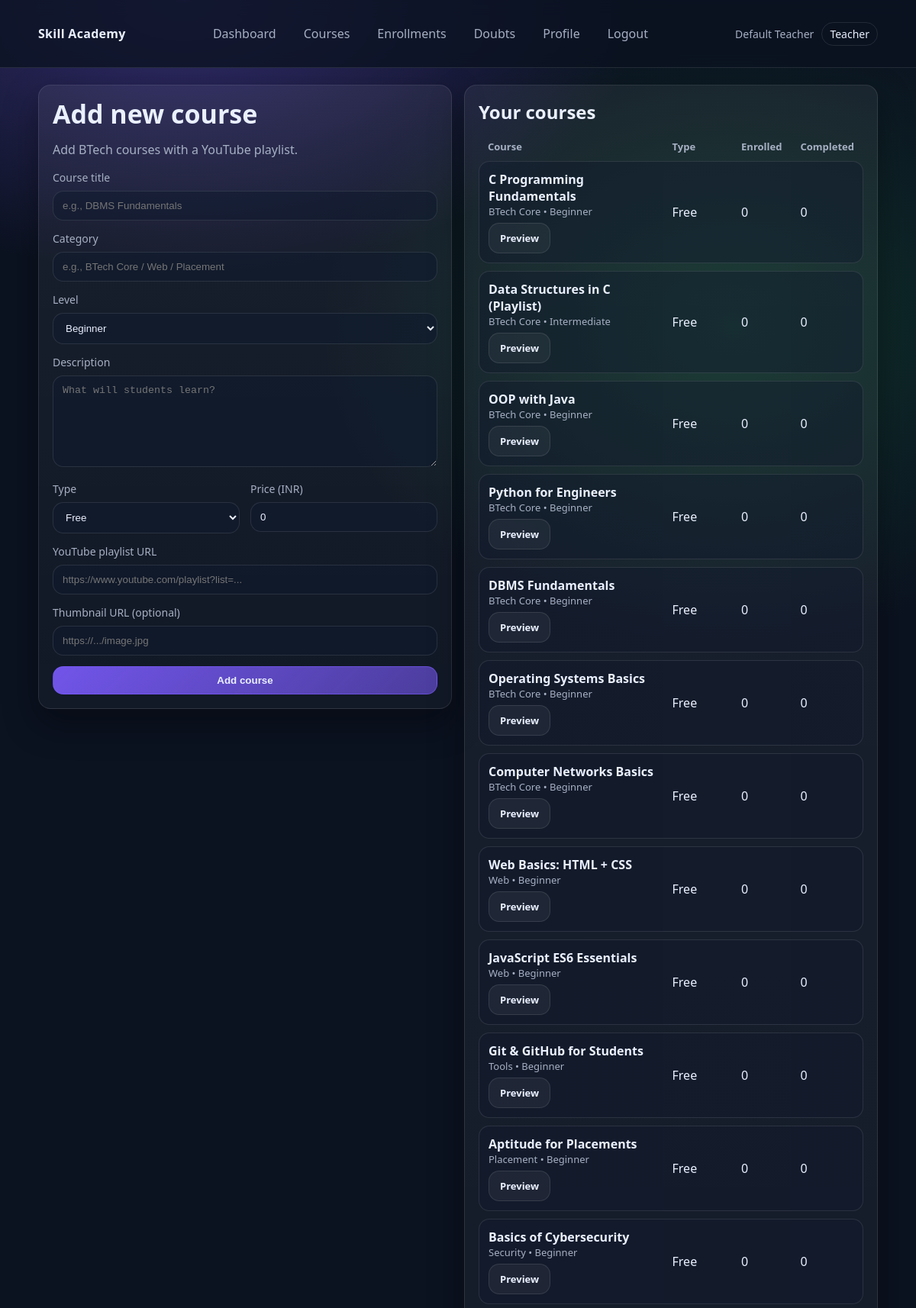
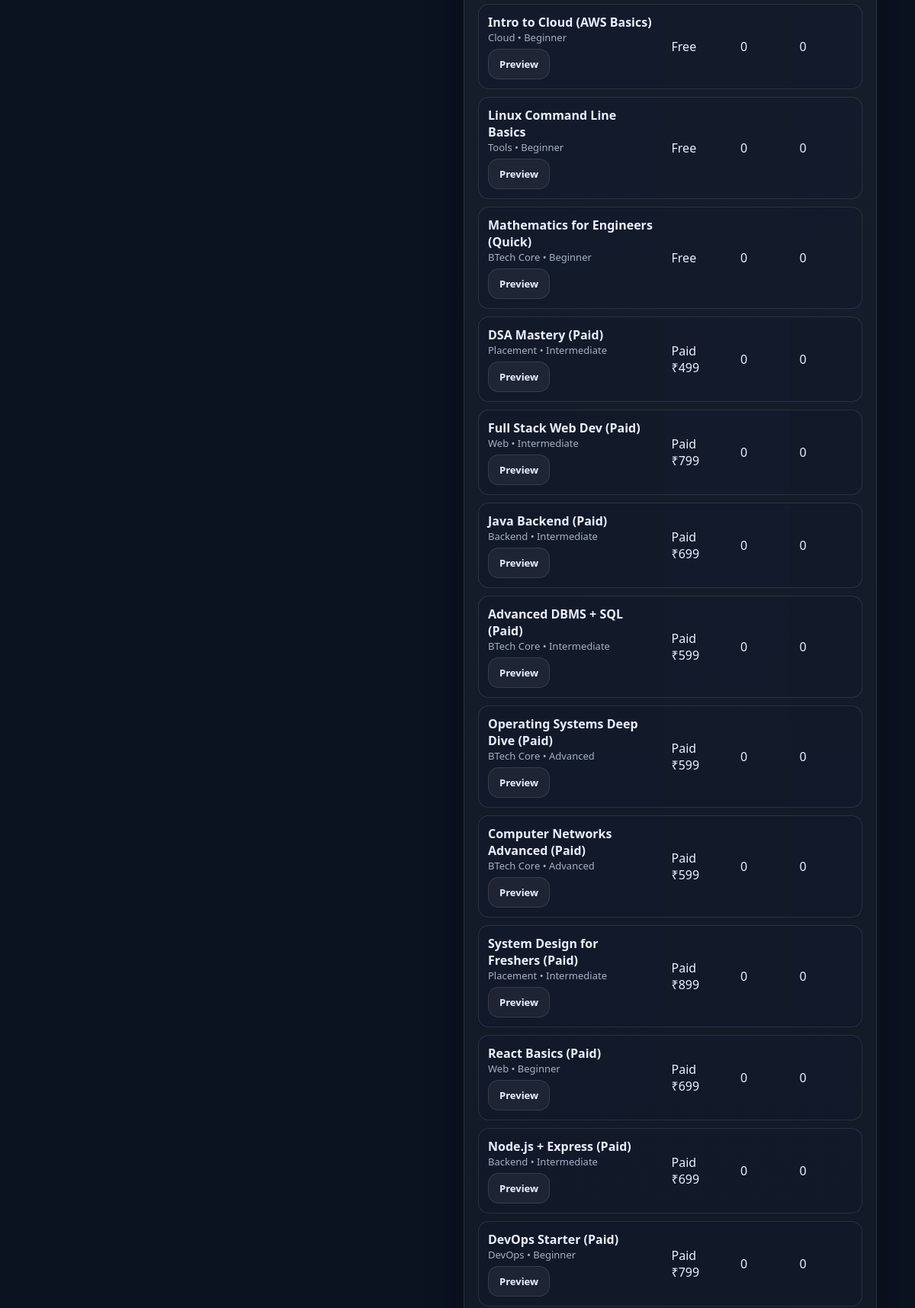
Screenshot of /teacher/courses.php (signed in, upper part) with the database file from the repository (2 pictures, top to bottom).
### tables this page shows
CREATE TABLE users (
  id BIGINT UNSIGNED NOT NULL AUTO_INCREMENT,
  role ENUM('student','teacher') NOT NULL,
  full_name VARCHAR(120) NOT NULL,
  email VARCHAR(190) NOT NULL,
  password_hash VARCHAR(255) NOT NULL,
  created_at TIMESTAMP NOT NULL DEFAULT CURRENT_TIMESTAMP,
  last_login_at TIMESTAMP NULL DEFAULT NULL,
  PRIMARY KEY (id),
  UNIQUE KEY uq_users_email (email),
  KEY idx_users_role (role)
);

CREATE TABLE courses (
  id BIGINT UNSIGNED NOT NULL AUTO_INCREMENT,
  teacher_id BIGINT UNSIGNED NOT NULL,
  title VARCHAR(180) NOT NULL,
  slug VARCHAR(220) NOT NULL,
  description TEXT NOT NULL,
  category VARCHAR(80) NOT NULL,
  level ENUM('Beginner','Intermediate','Advanced') NOT NULL DEFAULT 'Beginner',
  is_paid TINYINT(1) NOT NULL DEFAULT 0,
  price_inr INT UNSIGNED NOT NULL DEFAULT 0,
  youtube_playlist_url VARCHAR(500) NOT NULL,
  thumbnail_url VARCHAR(500) DEFAULT NULL,
  is_published TINYINT(1) NOT NULL DEFAULT 1,
  created_at TIMESTAMP NOT NULL DEFAULT CURRENT_TIMESTAMP,
  updated_at TIMESTAMP NOT NULL DEFAULT CURRENT_TIMESTAMP ON UPDATE CURRENT_TIMESTAMP,
  PRIMARY KEY (id),
  UNIQUE KEY uq_courses_slug (slug),
  KEY idx_courses_teacher (teacher_id),
  KEY idx_courses_paid (is_paid),
  CONSTRAINT fk_courses_teacher FOREIGN KEY (teacher_id) REFERENCES users(id)
    ON DELETE RESTRICT ON UPDATE CASCADE
);

### includes/auth.php (called while the page is built, shortened)
<?php
require_once __DIR__ . '/db.php';
function current_user(): ?array
{
    $id = $_SESSION['user_id'] ?? null;
    $stmt = db()->prepare('SELECT id, role, full_name, email, created_at, last_login_at FROM users WHERE id = ?');
    $stmt->execute([(int)$id]);
    $u = $stmt->fetch();
    return $u ?: null;
}
function is_logged_in(): bool
{
    return !empty($_SESSION['user_id']);
}

### includes/db.php (called while the page is built, shortened)
<?php
function db(): PDO
{
    static $pdo = null;
    if ($pdo instanceof PDO) {
        return $pdo;
    }
    $dsn = 'mysql:host=' . DB_HOST . ';dbname=' . DB_NAME . ';charset=' . DB_CHARSET;
    $pdo = new PDO($dsn, DB_USER, DB_PASS, [
        PDO::ATTR_ERRMODE => PDO::ERRMODE_EXCEPTION,
        PDO::ATTR_DEFAULT_FETCH_MODE => PDO::FETCH_ASSOC,
        PDO::ATTR_EMULATE_PREPARES => false,
    ]);
    return $pdo;
}

### teacher/courses.php (the view, shortened to what this page needs)
<?php
require_once __DIR__ . '/../includes/layout.php';
require_once __DIR__ . '/../includes/auth.php';
require_once __DIR__ . '/../includes/db.php';
$user = current_user();
$teacherId = (int)$user['id'];
$stmt = db()->prepare("SELECT c.*,
                              COUNT(e.id) AS enrolled_count,
                              SUM(CASE WHEN e.completed_at IS NOT NULL THEN 1 ELSE 0 END) AS completed_count
                       FROM courses c
                       LEFT JOIN enrollments e ON e.course_id = c.id
                       WHERE c.teacher_id = ?
                       GROUP BY c.id
                       ORDER BY c.created_at DESC");
$stmt->execute([$teacherId]);
$courses = $stmt->fetchAll();
render_header('Teacher Courses');
?>
<div class="grid">
    <div class="col-6">
        <div class="card pad">
            <h1 class="h1" style="font-size:34px">Add new course</h1>
            <p class="muted">Add BTech courses with a YouTube playlist.</p>
            <form method="post" class="no-print">
                <div class="field">
                    <label for="title">Course title</label>
                    <input id="title" name="title" placeholder="e.g., DBMS Fundamentals" required>
                </div>
                <div class="field">
                    <label for="category">Category</label>
                    <input id="category" name="category" placeholder="e.g., BTech Core / Web / Placement" required>
                </div>
                <div class="field">
                    <label for="level">Level</label>
                    <select id="level" name="level" required>
                        <option>Beginner</option>
                    </select>
                </div>
                <div class="field">
                    <label for="description">Description</label>
                    <textarea id="description" name="description" placeholder="What will students learn?" required></textarea>
                </div>
                <div class="form-row">
                    <div class="field">
                        <label for="is_paid">Type</label>
                        <select id="is_paid" name="is_paid">
                            <option value="0">Free</option>
                        </select>
                    </div>
                    <div class="field">
                        <label for="price_inr">Price (INR)</label>
                        <input id="price_inr" name="price_inr" type="number" min="0" value="0">
                    </div>
                </div>
                <div class="field">
                    <label for="youtube_playlist_url">YouTube playlist URL</label>
                    <input id="youtube_playlist_url" name="youtube_playlist_url" placeholder="https://www.youtube.com/playlist?list=..." required>
                </div>
                <div class="field">
                    <label for="thumbnail_url">Thumbnail URL (optional)</label>
                    <input id="thumbnail_url" name="thumbnail_url" placeholder="https://.../image.jpg">
                </div>
                <button class="btn primary block" type="submit">Add course</button>
            </form>
        </div>
    </div>
    <div class="col-6">
        <div class="card pad">
            <h2 class="h2">Your courses</h2>
            <?php if (!$courses): ?>
                <p class="muted">No courses yet.</p>
            <?php else: ?>
                <table class="table">
                    <thead>
                    <tr>
                        <th>Course</th>
                        <th>Type</th>
                        <th>Enrolled</th>
                        <th>Completed</th>
                    </tr>
                    </thead>
                    <tbody>
                    <?php foreach ($courses as $c): ?>
                        <tr>
                            <td>
                                <strong><?= e($c['title']) ?></strong>
                                <div class="muted" style="font-size:13px"><?= e($c['category']) ?> • <?= e($c['level']) ?></div>
                                <div class="help" style="margin-top:6px">
                                    <a class="btn" href="<?= e(APP_BASE_URL) ?>/teacher/course_preview.php?course_id=<?= (int)$c['id'] ?>">Preview</a>
                                </div>
                            </td>
                            <td><?= $c['is_paid'] ? ('Paid ₹' . (int)$c['price_inr']) : 'Free' ?></td>
                            <td><?= (int)$c['enrolled_count'] ?></td>
                            <td><?= (int)$c['completed_count'] ?></td>
                        </tr>
                    <?php endforeach; ?>
                    </tbody>
                </table>
            <?php endif; ?>
        </div>
    </div>
</div>
<?php render_footer(); ?>

### includes/layout.php (shortened to what this page needs)
<?php
require_once __DIR__ . '/auth.php';
function e(string $v): string
{
    return htmlspecialchars($v, ENT_QUOTES, 'UTF-8');
}
function render_header(string $title): void
{
    $user = is_logged_in() ? current_user() : null;
    $role = $user['role'] ?? null;
    $fullName = $user ? $user['full_name'] : null;
    $activePath = parse_url($_SERVER['REQUEST_URI'] ?? '', PHP_URL_PATH) ?: '';
    $nav = [];
    if (!$user) {
        $nav = [
            ['label' => 'Home', 'href' => APP_BASE_URL . '/index.php'],
            ['label' => 'Courses', 'href' => APP_BASE_URL . '/public_courses.php'],
            ['label' => 'Contact', 'href' => APP_BASE_URL . '/contact.php'],
            ['label' => 'Login', 'href' => APP_BASE_URL . '/login.php'],
            ['label' => 'Register', 'href' => APP_BASE_URL . '/register.php'],
        ];
    } else {
        $nav = [
            ['label' => 'Dashboard', 'href' => APP_BASE_URL . '/teacher/dashboard.php'],
            ['label' => 'Courses', 'href' => APP_BASE_URL . '/teacher/courses.php'],
            ['label' => 'Enrollments', 'href' => APP_BASE_URL . '/teacher/enrollments.php'],
            ['label' => 'Doubts', 'href' => APP_BASE_URL . '/teacher/doubts.php'],
            ['label' => 'Profile', 'href' => APP_BASE_URL . '/teacher/profile.php'],
            ['label' => 'Logout', 'href' => APP_BASE_URL . '/logout.php'],
        ];
    }
    ?>
    <!doctype html>
    <html lang="en">
    <head>
        <link rel="stylesheet" href="<?= e(APP_BASE_URL) ?>/assets/app.css">
    </head>
    <body>
    <header class="site-header">
        <div class="container row between center gap">
            <a class="brand" href="<?= e(APP_BASE_URL) ?>/index.php"><?= e(APP_NAME) ?></a>
            <nav class="nav">
                <?php foreach ($nav as $item): ?>
                    <?php $isActive = ($activePath === parse_url($item['href'], PHP_URL_PATH)); ?>
                    <a class="nav-link <?= $isActive ? 'active' : '' ?>" href="<?= e($item['href']) ?>"><?= e($item['label']) ?></a>
                <?php endforeach; ?>
            </nav>
            <div class="user-chip">
                <?php if ($fullName): ?>
                    <span><?= e($fullName) ?></span>
                    <span class="pill"><?= e((string)$role) ?></span>
                <?php else: ?>
                    <span class="muted">Guest</span>
                <?php endif; ?>
            </div>
        </div>
    </header>
    <main class="container">
    <?php
}
function render_footer(): void
{
    ?>
    </main>
    </body>
    </html>
    <?php
}

### assets/app.css (style rules this page uses)
:root { --bg:#0b1220; --card:#101a2e; --muted:#a6b0c3; --text:#eaf0ff; --accent:#7c5cff; --accent2:#22c55e; --danger:#ef4444; --border:rgba(255,255,255,.10); --shadow:0 18px 45px rgba(0,0,0,.35); --radius:16px; }
* { box-sizing:border-box }
html,body { height:100% }
body { margin:0; font-family:ui-sans-serif,system-ui,-apple-system,Segoe UI,Roboto,Helvetica,Arial,"Apple Color Emoji","Segoe UI Emoji"; background:radial-gradient(1000px 600px at 20% 0%, rgba(124,92,255,.35), transparent 60%), radial-gradient(900px 700px at 80% 10%, rgba(34,197,94,.18), transparent 60%), var(--bg); color:var(--text); }
a { color:inherit;text-decoration:none }
.container { width:min(1100px,92vw);margin:0 auto;padding:22px 0 }
.row { display:flex }
.between { justify-content:space-between }
.center { align-items:center }
.gap { gap:14px }
.site-header { position:sticky;top:0;z-index:10; backdrop-filter: blur(10px); background: rgba(11,18,32,.78); border-bottom:1px solid var(--border); }
.brand { font-weight:800;letter-spacing:.3px }
.nav { display:flex;gap:10px;flex-wrap:wrap;justify-content:center }
.nav-link { padding:10px 12px;border-radius:12px; color:var(--muted); border:1px solid transparent; }
.user-chip { display:flex;gap:10px;align-items:center;color:var(--muted);font-size:14px }
.pill { padding:5px 10px;border:1px solid var(--border);border-radius:999px;color:var(--text);text-transform:capitalize }
.card { background:linear-gradient(180deg, rgba(255,255,255,.06), rgba(255,255,255,.03)); border:1px solid var(--border); border-radius:var(--radius); box-shadow:var(--shadow); }
.card.pad { padding:18px }
.grid { display:grid;grid-template-columns:repeat(12,1fr);gap:16px }
.col-6 { grid-column:span 6 }
.h1 { font-size:40px;line-height:1.15;margin:0 0 10px }
.h2 { font-size:24px;margin:0 0 10px }
.muted { color:var(--muted) }
.btn { display:inline-flex;align-items:center;justify-content:center; padding:10px 14px;border-radius:14px;border:1px solid var(--border); background:rgba(255,255,255,.05); color:var(--text);cursor:pointer;font-weight:650; }
.btn.primary { background:linear-gradient(135deg, rgba(124,92,255,.9), rgba(124,92,255,.55));border-color:rgba(124,92,255,.55) }
.btn.block { width:100% }
input,select,textarea { width:100%; padding:11px 12px; border-radius:14px; border:1px solid var(--border); background:rgba(16,26,46,.55); color:var(--text); outline:none; }
textarea { min-height:120px;resize:vertical }
label { display:block;margin:0 0 8px;color:var(--muted);font-size:14px }
.form-row { display:grid;grid-template-columns:1fr 1fr;gap:14px }
.field { margin:0 0 14px }
.help { color:var(--muted);font-size:13px;margin-top:6px }
.table { width:100%;border-collapse:separate;border-spacing:0 10px }
.table th { color:var(--muted);text-align:left;font-weight:650;font-size:13px;padding:0 12px }
.table td { padding:12px;background:rgba(16,26,46,.45);border-top:1px solid var(--border);border-bottom:1px solid var(--border) }
.table tr td:first-child { border-left:1px solid var(--border);border-top-left-radius:14px;border-bottom-left-radius:14px }
.table tr td:last-child { border-right:1px solid var(--border);border-top-right-radius:14px;border-bottom-right-radius:14px }

### rows the page displays
users: full_name "Default Teacher", role "Teacher"
courses: title "C Programming Fundamentals", category "BTech Core", level "Beginner", is_paid "Free", enrolled_count "0", completed_count "0"
courses: title "Data Structures in C (Playlist)", category "BTech Core", level "Intermediate", is_paid "Free", enrolled_count "0", completed_count "0"
courses: title "OOP with Java", category "BTech Core", level "Beginner", is_paid "Free", enrolled_count "0", completed_count "0"
courses: title "Python for Engineers", category "BTech Core", level "Beginner", is_paid "Free", enrolled_count "0", completed_count "0"
courses: title "DBMS Fundamentals", category "BTech Core", level "Beginner", is_paid "Free", enrolled_count "0", completed_count "0"
courses: title "Operating Systems Basics", category "BTech Core", level "Beginner", is_paid "Free", enrolled_count "0", completed_count "0"
courses: title "Computer Networks Basics", category "BTech Core", level "Beginner", is_paid "Free", enrolled_count "0", completed_count "0"
courses: title "Web Basics: HTML + CSS", category "Web", level "Beginner", is_paid "Free", enrolled_count "0", completed_count "0"
courses: title "JavaScript ES6 Essentials", category "Web", level "Beginner", is_paid "Free", enrolled_count "0", completed_count "0"
courses: title "Git & GitHub for Students", category "Tools", level "Beginner", is_paid "Free", enrolled_count "0", completed_count "0"
courses: title "Aptitude for Placements", category "Placement", level "Beginner", is_paid "Free", enrolled_count "0", completed_count "0"
courses: title "Basics of Cybersecurity", category "Security", level "Beginner", is_paid "Free", enrolled_count "0", completed_count "0"
courses: title "Intro to Cloud (AWS Basics)", category "Cloud", level "Beginner", is_paid "Free", enrolled_count "0", completed_count "0"
courses: title "Linux Command Line Basics", category "Tools", level "Beginner", is_paid "Free", enrolled_count "0", completed_count "0"
courses: title "Mathematics for Engineers (Quick)", category "BTech Core", level "Beginner", is_paid "Free", enrolled_count "0", completed_count "0"
courses: title "DSA Mastery (Paid)", category "Placement", level "Intermediate", price_inr "499", enrolled_count "0", completed_count "0"
courses: title "Full Stack Web Dev (Paid)", category "Web", level "Intermediate", price_inr "799", enrolled_count "0", completed_count "0"
courses: title "Java Backend (Paid)", category "Backend", level "Intermediate", price_inr "699", enrolled_count "0", completed_count "0"
courses: title "Advanced DBMS + SQL (Paid)", category "BTech Core", level "Intermediate", price_inr "599", enrolled_count "0", completed_count "0"
courses: title "Operating Systems Deep Dive (Paid)", category "BTech Core", level "Advanced", price_inr "599", enrolled_count "0", completed_count "0"
courses: title "Computer Networks Advanced (Paid)", category "BTech Core", level "Advanced", price_inr "599", enrolled_count "0", completed_count "0"
courses: title "System Design for Freshers (Paid)", category "Placement", level "Intermediate", price_inr "899", enrolled_count "0", completed_count "0"
courses: title "React Basics (Paid)", category "Web", level "Beginner", price_inr "699", enrolled_count "0", completed_count "0"
courses: title "Node.js + Express (Paid)", category "Backend", level "Intermediate", price_inr "699", enrolled_count "0", completed_count "0"
courses: title "DevOps Starter (Paid)", category "DevOps", level "Beginner", price_inr "799", enrolled_count "0", completed_count "0"

### other values shown
APP_NAME "Skill Academy"
$item['label'] "Dashboard"
$item['label'] "Courses"
$item['label'] "Enrollments"
$item['label'] "Doubts"
$item['label'] "Profile"
$item['label'] "Logout"
